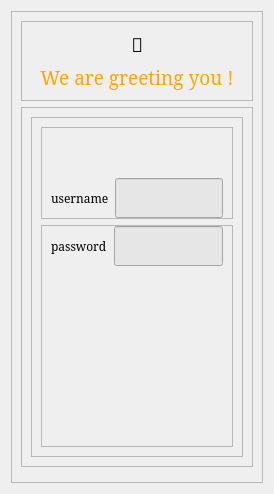
         <widget class="QWidget" name="Signin">
          <layout class="QGridLayout" name="gridLayout_6">
           <item row="0" column="0">
            <widget class="QFrame" name="frame_13">
             <property name="frameShape">
              <enum>QFrame::StyledPanel</enum>
             </property>
             <property name="frameShadow">
              <enum>QFrame::Raised</enum>
             </property>
             <layout class="QVBoxLayout" name="verticalLayout_7">
              <item>
               <widget class="QFrame" name="frame_14">
                <property name="sizePolicy">
                 <sizepolicy hsizetype="Preferred" vsizetype="Preferred">
                  <horstretch>0</horstretch>
                  <verstretch>3</verstretch>
                 </sizepolicy>
                </property>
                <property name="frameShape">
                 <enum>QFrame::StyledPanel</enum>
                </property>
                <property name="frameShadow">
                 <enum>QFrame::Raised</enum>
                </property>
                <layout class="QVBoxLayout" name="verticalLayout_8">
                 <item>
                  <widget class="QLabel" name="label_9">
                   <property name="font">
                    <font>
                     <family>Serif</family>
                     <pointsize>14</pointsize>
                    </font>
                   </property>
                   <property name="text">
                    <string>🧡</string>
                   </property>
                   <property name="alignment">
                    <set>Qt::AlignCenter</set>
                   </property>
                  </widget>
                 </item>
                 <item>
                  <widget class="QLabel" name="label_10">
                   <property name="sizePolicy">
                    <sizepolicy hsizetype="Preferred" vsizetype="MinimumExpanding">
                     <horstretch>0</horstretch>
                     <verstretch>0</verstretch>
                    </sizepolicy>
                   </property>
                   <property name="font">
                    <font>
                     <family>Serif</family>
                     <pointsize>14</pointsize>
                    </font>
                   </property>
                   <property name="styleSheet">
                    <string notr="true">color: orange;</string>
                   </property>
                   <property name="text">
                    <string>We are greeting you !</string>
                   </property>
                   <property name="alignment">
                    <set>Qt::AlignCenter</set>
                   </property>
                  </widget>
                 </item>
                </layout>
               </widget>
              </item>
              <item>
               <widget class="QFrame" name="frame_15">
                <property name="sizePolicy">
                 <sizepolicy hsizetype="Preferred" vsizetype="Preferred">
                  <horstretch>0</horstretch>
                  <verstretch>8</verstretch>
                 </sizepolicy>
                </property>
                <property name="frameShape">
                 <enum>QFrame::StyledPanel</enum>
                </property>
                <property name="frameShadow">
                 <enum>QFrame::Raised</enum>
                </property>
                <layout class="QHBoxLayout" name="horizontalLayout_3">
                 <item>
                  <widget class="QFrame" name="frame_17">
                   <property name="sizePolicy">
                    <sizepolicy hsizetype="Preferred" vsizetype="Preferred">
                     <horstretch>3</horstretch>
                     <verstretch>0</verstretch>
                    </sizepolicy>
                   </property>
                   <property name="styleSheet">
                    <string notr="true">#frame_17 QLineEdit{
background-color: #E6E6E6;
}
</string>
                   </property>
                   <property name="frameShape">
                    <enum>QFrame::StyledPanel</enum>
                   </property>
                   <property name="frameShadow">
                    <enum>QFrame::Raised</enum>
                   </property>
                   <layout class="QVBoxLayout" name="verticalLayout_9">
                    <item>
                     <widget class="QFrame" name="frame_18">
                      <property name="frameShape">
                       <enum>QFrame::StyledPanel</enum>
                      </property>
                      <property name="frameShadow">
                       <enum>QFrame::Raised</enum>
                      </property>
                      <layout class="QHBoxLayout" name="horizontalLayout_4">
                       <property name="topMargin">
                        <number>50</number>
                       </property>
                       <property name="bottomMargin">
                        <number>0</number>
                       </property>
                       <item>
                        <widget class="QLabel" name="label_11">
                         <property name="sizePolicy">
                          <sizepolicy hsizetype="Preferred" vsizetype="Preferred">
                           <horstretch>3</horstretch>
                           <verstretch>0</verstretch>
                          </sizepolicy>
                         </property>
                         <property name="font">
                          <font>
                           <family>Serif</family>
                          </font>
                         </property>
                         <property name="text">
                          <string>username</string>
                         </property>
                        </widget>
                       </item>
                       <item>
                        <widget class="QLineEdit" name="username">
                         <property name="sizePolicy">
                          <sizepolicy hsizetype="Expanding" vsizetype="Fixed">
                           <horstretch>7</horstretch>
                           <verstretch>0</verstretch>
                          </sizepolicy>
                         </property>
                         <property name="minimumSize">
                          <size>
                           <width>0</width>
                           <height>40</height>
                          </size>
                         </property>
                        </widget>
                       </item>
                      </layout>
                     </widget>
                    </item>
                    <item>
                     <widget class="QFrame" name="frame_19">
                      <property name="frameShape">
                       <enum>QFrame::StyledPanel</enum>
                      </property>
                      <property name="frameShadow">
                       <enum>QFrame::Raised</enum>
                      </property>
                      <layout class="QHBoxLayout" name="horizontalLayout_5">
                       <property name="topMargin">
                        <number>0</number>
                       </property>
                       <property name="bottomMargin">
                        <number>180</number>
                       </property>
                       <item>
                        <widget class="QLabel" name="label_12">
                         <property name="sizePolicy">
                          <sizepolicy hsizetype="Preferred" vsizetype="Preferred">
                           <horstretch>3</horstretch>
                           <verstretch>0</verstretch>
                          </sizepolicy>
                         </property>
                         <property name="font">
                          <font>
                           <family>Serif</family>
                          </font>
                         </property>
                         <property name="text">
                          <string>password</string>
                         </property>
                        </widget>
                       </item>
                       <item>
                        <widget class="QLineEdit" name="password">
                         <property name="sizePolicy">
                          <sizepolicy hsizetype="Expanding" vsizetype="Fixed">
                           <horstretch>7</horstretch>
                           <verstretch>0</verstretch>
                          </sizepolicy>
                         </property>
                         <property name="minimumSize">
                          <size>
                           <width>0</width>
                           <height>40</height>
                          </size>
                         </property>
                        </widget>
                       </item>
                      </layout>
                     </widget>
                    </item>
                   </layout>
                  </widget>
                 </item>
                </layout>
               </widget>
              </item>
              <item>
               <widget class="QFrame" name="frame_16">
                <property name="sizePolicy">
                 <sizepolicy hsizetype="Preferred" vsizetype="Preferred">
                  <horstretch>0</horstretch>
                  <verstretch>1</verstretch>
                 </sizepolicy>
                </property>
                <property name="styleSheet">
                 <string notr="true">#frame_16 QPushButton{
background-color: orange;
color: black;
}

#frame_16 QPushButton:hover{
	background-color: #FFCE9F;
	color: black;
}</string>
                </property>
                <property name="frameShape">
                 <enum>QFrame::StyledPanel</enum>
                </property>
                <property name="frameShadow">
                 <enum>QFrame::Raised</enum>
                </property>
                <widget class="QPushButton" name="btn_signinMain">
                 <property name="geometry">
                  <rect>
                   <x>280</x>
                   <y>10</y>
                   <width>100</width>
                   <height>30</height>
                  </rect>
                 </property>
                 <property name="sizePolicy">
                  <sizepolicy hsizetype="Minimum" vsizetype="Fixed">
                   <horstretch>0</horstretch>
                   <verstretch>0</verstretch>
                  </sizepolicy>
                 </property>
                 <property name="minimumSize">
                  <size>
                   <width>100</width>
                   <height>30</height>
                  </size>
                 </property>
                 <property name="sizeIncrement">
                  <size>
                   <width>0</width>
                   <height>0</height>
                  </size>
                 </property>
                 <property name="baseSize">
                  <size>
                   <width>0</width>
                   <height>0</height>
                  </size>
                 </property>
                 <property name="font">
                  <font>
                   <family>Serif</family>
                   <pointsize>11</pointsize>
                  </font>
                 </property>
                 <property name="layoutDirection">
                  <enum>Qt::LeftToRight</enum>
                 </property>
                 <property name="styleSheet">
                  <string notr="true"/>
                 </property>
                 <property name="text">
                  <string>sign in</string>
                 </property>
                </widget>
               </widget>
              </item>
             </layout>
            </widget>
           </item>
          </layout>
         </widget>
